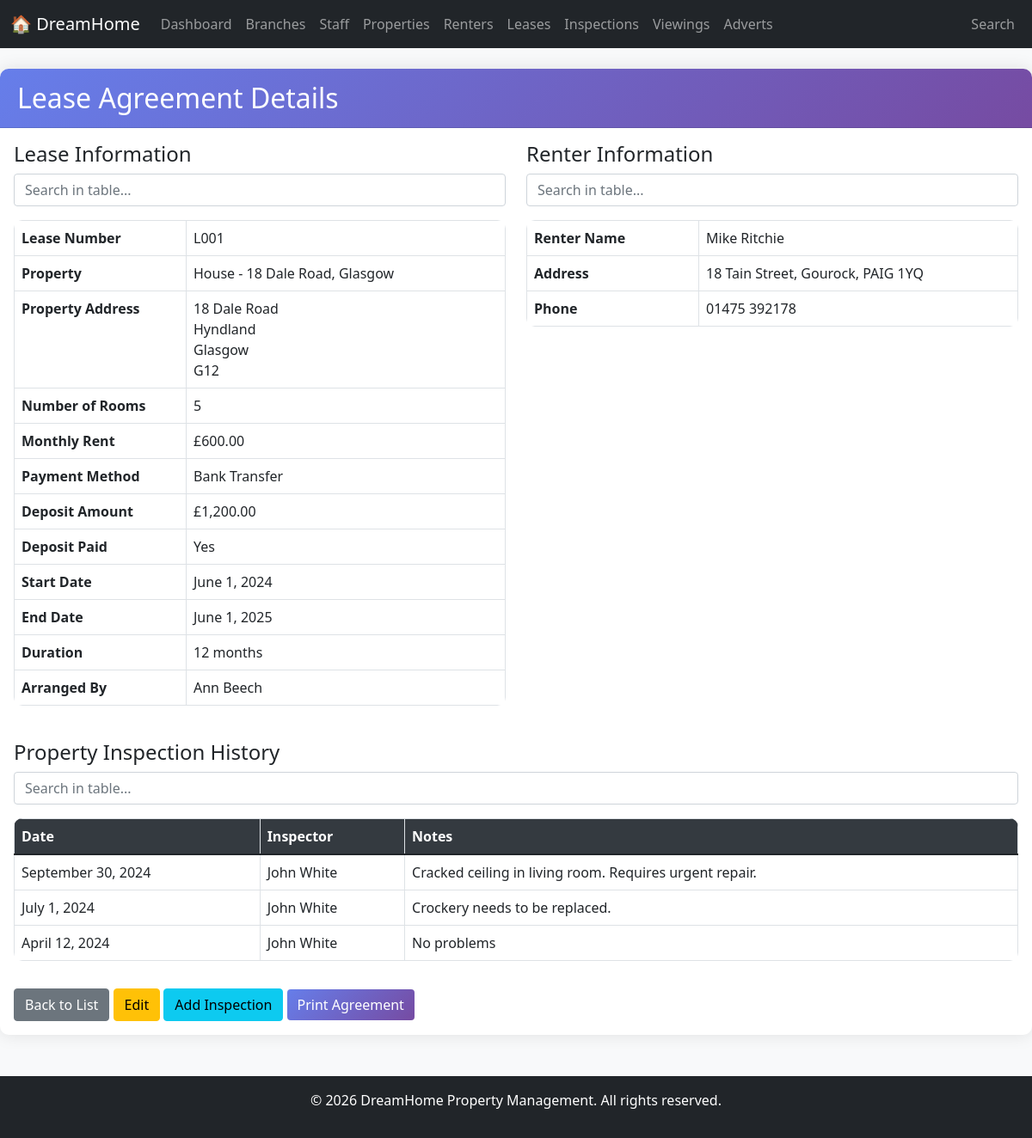
The page /pages/leases/view.php?lease_no=L001 on the database its author committed.
### tables this page shows
CREATE TABLE Lease (
    LeaseNo VARCHAR(10) PRIMARY KEY,
    PropertyNo VARCHAR(10) NOT NULL,
    RenterNo VARCHAR(10) NOT NULL,
    StaffNo VARCHAR(10),
    Rent DECIMAL(10,2) NOT NULL,
    DepositAmount DECIMAL(10,2),
    IsDepositPaid BOOLEAN DEFAULT FALSE,
    StartDate DATE NOT NULL,
    EndDate DATE NOT NULL,
    LeaseDuration INT,
    PaymentMethod VARCHAR(50),
    Status ENUM('Active','Expired','Terminated') DEFAULT 'Active',
    CONSTRAINT chk_lease_dates CHECK (EndDate > StartDate),
    FOREIGN KEY (PropertyNo) REFERENCES Property(PropertyNo)
        ON UPDATE CASCADE ON DELETE RESTRICT,
    FOREIGN KEY (RenterNo) REFERENCES Renter(RenterNo)
        ON UPDATE CASCADE ON DELETE RESTRICT,
    FOREIGN KEY (StaffNo) REFERENCES Staff(StaffNo)
        ON UPDATE CASCADE ON DELETE SET NULL
);

CREATE TABLE Property (
    PropertyNo VARCHAR(10) PRIMARY KEY,
    StreetName VARCHAR(100) NOT NULL,
    District VARCHAR(50),
    City VARCHAR(50) NOT NULL,
    PostCode VARCHAR(20),
    PropertyType VARCHAR(30),
    Rooms INT,
    RentAmount DECIMAL(10,2),
    StaffNo VARCHAR(10),
    BranchNo VARCHAR(10) NOT NULL,
    Status ENUM('Available','Rented','Withdrawn') DEFAULT 'Available',
    DateAvailable DATE,
    CONSTRAINT chk_rent CHECK (RentAmount > 0),
    CONSTRAINT chk_rooms CHECK (Rooms > 0),
    FOREIGN KEY (StaffNo) REFERENCES Staff(StaffNo)
        ON UPDATE CASCADE ON DELETE SET NULL,
    FOREIGN KEY (BranchNo) REFERENCES Branch(BranchNo)
        ON UPDATE CASCADE ON DELETE RESTRICT
);

CREATE TABLE Renter (
    RenterNo VARCHAR(10) PRIMARY KEY,
    FName VARCHAR(50) NOT NULL,
    LName VARCHAR(50) NOT NULL,
    Address VARCHAR(200),
    Phone VARCHAR(20),
    PreferredType VARCHAR(30),
    MaxBudget DECIMAL(10,2),
    Notes TEXT,
    BranchNo VARCHAR(10),
    FOREIGN KEY (BranchNo) REFERENCES Branch(BranchNo)
        ON UPDATE CASCADE ON DELETE SET NULL
);

CREATE TABLE Inspection (
    InspectionID INT AUTO_INCREMENT PRIMARY KEY,
    PropertyNo VARCHAR(10) NOT NULL,
    StaffNo VARCHAR(10) NOT NULL,
    InspectDate DATE NOT NULL,
    Notes TEXT,
    FOREIGN KEY (PropertyNo) REFERENCES Property(PropertyNo)
        ON UPDATE CASCADE ON DELETE CASCADE,
    FOREIGN KEY (StaffNo) REFERENCES Staff(StaffNo)
        ON UPDATE CASCADE ON DELETE RESTRICT
);

### config/database.php (called while the page is built, shortened)
<?php
function formatDate($dateString) {
    $timestamp = strtotime($dateString);
    return date('F j, Y', $timestamp);
}
function formatMoney($amount) {
    return '£' . number_format((float)$amount, 2);
}
?>

### pages/leases/view.php (the view, shortened to what this page needs)
<?php
include '../../includes/header.php';
$database = new Database();
$db = $database->getConnection();
$lease_no = $_GET['lease_no'];
$sql = "SELECT l.*, p.StreetName, p.District, p.City, p.PostCode, p.PropertyType, p.Rooms,
        CONCAT(r.FName, ' ', r.LName) as renter_name, r.Address as renter_address, r.Phone as renter_phone,
        CONCAT(s.FName, ' ', s.LName) as staff_name
        FROM Lease l
        JOIN Property p ON l.PropertyNo = p.PropertyNo
        JOIN Renter r ON l.RenterNo = r.RenterNo
        LEFT JOIN Staff s ON l.StaffNo = s.StaffNo
        WHERE l.LeaseNo = :lease_no";
$stmt = $db->prepare($sql);
$stmt->bindParam(':lease_no', $lease_no);
$stmt->execute();
$lease = $stmt->fetch(PDO::FETCH_ASSOC);
$inspection_sql = "SELECT i.*, CONCAT(s.FName, ' ', s.LName) as inspector
                   FROM Inspection i
                   JOIN Staff s ON i.StaffNo = s.StaffNo
                   WHERE i.PropertyNo = :property_no
                   ORDER BY i.InspectDate DESC";
$inspection_stmt = $db->prepare($inspection_sql);
$inspection_stmt->bindParam(':property_no', $lease['PropertyNo']);
$inspection_stmt->execute();
$inspections = $inspection_stmt->fetchAll(PDO::FETCH_ASSOC);
?>
<div class="card">
    <div class="card-header">
        <h2 class="mb-0">Lease Agreement Details</h2>
    </div>
    <div class="card-body">
        <div class="row">
            <div class="col-md-6">
                <h4>Lease Information</h4>
                <table class="table table-bordered">
                    <tr><th width="200">Lease Number</th><td><?php echo $lease['LeaseNo']; ?></tr>
                    <tr><th>Property</th><td><?php echo $lease['PropertyType'] . ' - ' . $lease['StreetName'] . ', ' . $lease['City']; ?></tr>
                    <tr><th>Property Address</th><td><?php echo $lease['StreetName'] . '<br>' . $lease['District'] . '<br>' . $lease['City'] . '<br>' . $lease['PostCode']; ?></tr>
                    <tr><th>Number of Rooms</th><td><?php echo $lease['Rooms']; ?></tr>
                    <tr><th>Monthly Rent</th><td><?php echo formatMoney($lease['Rent']); ?></tr>
                    <tr><th>Payment Method</th><td><?php echo $lease['PaymentMethod']; ?></tr>
                    <tr><th>Deposit Amount</th><td><?php echo formatMoney($lease['DepositAmount']); ?></tr>
                    <tr><th>Deposit Paid</th><td><?php echo $lease['IsDepositPaid'] ? 'Yes' : 'No'; ?></tr>
                    <tr><th>Start Date</th><td><?php echo formatDate($lease['StartDate']); ?></tr>
                    <tr><th>End Date</th><td><?php echo formatDate($lease['EndDate']); ?></tr>
                    <tr><th>Duration</th><td><?php echo $lease['LeaseDuration']; ?> months</tr>
                    <tr><th>Arranged By</th><td><?php echo $lease['staff_name']; ?></tr>
                 </table>
            </div>
            <div class="col-md-6">
                <h4>Renter Information</h4>
                <table class="table table-bordered">
                    <tr><th width="200">Renter Name</th><td><?php echo $lease['renter_name']; ?></tr>
                    <tr><th>Address</th><td><?php echo nl2br($lease['renter_address']); ?></tr>
                    <tr><th>Phone</th><td><?php echo $lease['renter_phone']; ?></tr>
                 </table>
            </div>
        </div>
        <?php if (count($inspections) > 0): ?>
        <div class="row mt-4">
            <div class="col-12">
                <h4>Property Inspection History</h4>
                <table class="table table-bordered">
                    <thead>
                        <tr><th>Date</th><th>Inspector</th><th>Notes</th> </thead>
                    <tbody>
                        <?php foreach ($inspections as $inspection): ?>
                        <tr>
                            <td><?php echo formatDate($inspection['InspectDate']); ?></td>
                            <td><?php echo $inspection['inspector']; ?></td>
                            <td><?php echo $inspection['Notes']; ?></td>
                         </tr>
                        <?php endforeach; ?>
                    </tbody>
                 </table>
            </div>
        </div>
        <?php endif; ?>
        <div class="mt-3">
            <a href="index.php" class="btn btn-secondary">Back to List</a>
            <a href="edit.php?lease_no=<?php echo $lease['LeaseNo']; ?>" class="btn btn-warning">Edit</a>
            <a href="../inspections/add.php?property_no=<?php echo $lease['PropertyNo']; ?>" class="btn btn-info">Add Inspection</a>
            <button onclick="window.print()" class="btn btn-primary">Print Agreement</button>
        </div>
    </div>
</div>
<?php include '../../includes/footer.php'; ?>

### css/style.css (style rules this page uses)
body { background-color: #f8f9fa; font-family: 'Segoe UI', Tahoma, Geneva, Verdana, sans-serif; }
.card { border: none; border-radius: 10px; box-shadow: 0 0 20px rgba(0,0,0,0.1); margin-bottom: 20px; }
.card-header { background: linear-gradient(135deg, #667eea 0%, #764ba2 100%); color: white; border-radius: 10px 10px 0 0 !important; padding: 15px 20px; }
.table { background-color: white; border-radius: 10px; overflow: hidden; }
.table thead { background-color: #343a40; color: white; }
.btn-primary { background: linear-gradient(135deg, #667eea 0%, #764ba2 100%); border: none; }

### rows shown on the page
lease: LeaseNo "L001", PropertyNo.PropertyType "House", PropertyNo.StreetName "18 Dale Road", PropertyNo.City "Glasgow", PropertyNo.District "Hyndland", PropertyNo.PostCode "G12", PropertyNo.Rooms "5", Rent "£600.00", PaymentMethod "Bank Transfer", DepositAmount "£1,200.00", StartDate "June 1, 2024", EndDate "June 1, 2025", LeaseDuration "12", RenterNo.Address "18 Tain Street, Gourock, PAIG 1YQ", RenterNo.Phone "01475 392178"
inspection: InspectDate "September 30, 2024", inspector "John White", Notes "Cracked ceiling in living room. Requires urgent repair."
inspection: InspectDate "July 1, 2024", inspector "John White", Notes "Crockery needs to be replaced."
inspection: InspectDate "April 12, 2024", inspector "John White", Notes "No problems"

### other values the page prints
$lease['staff_name'] "Ann Beech"
$lease['renter_name'] "Mike Ritchie"
